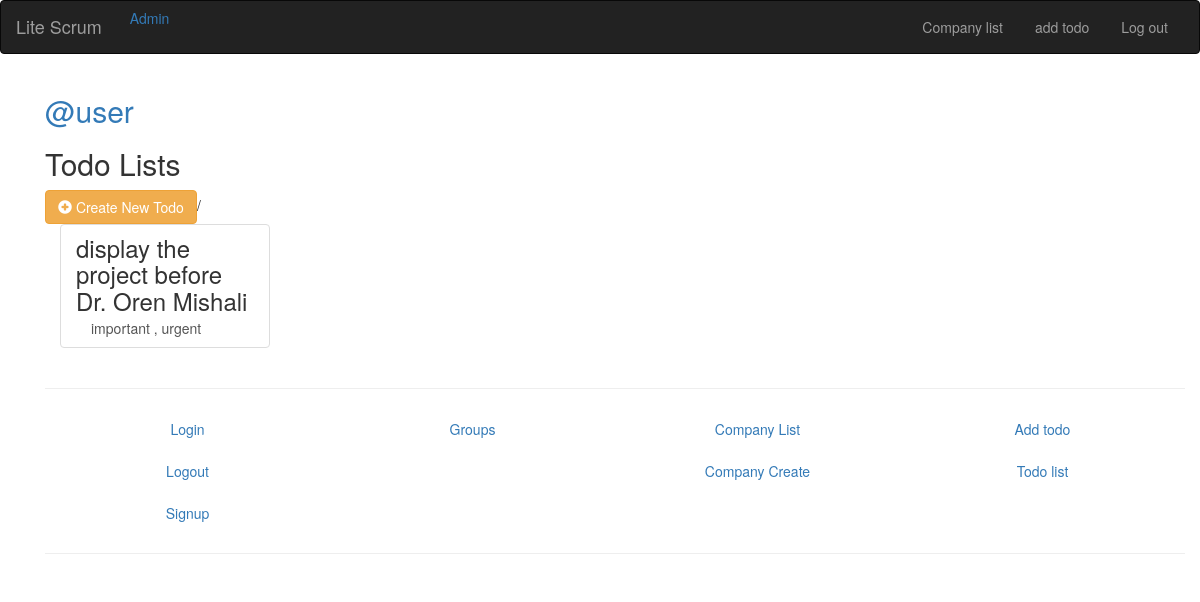
The app's page /todo/ (signed in) with its own data.
### todo/models.py (models this page shows, shortened)
class Todo(models.Model):
    user = models.ForeignKey(User)
    name = models.CharField(max_length=50, verbose_name="what todo")
    priority = models.IntegerField(validators=[MaxValueValidator(10), MinValueValidator(0)],
                                   default=5)
    description = models.TextField(default='', blank=True)
    task_type = models.ForeignKey(CoveyMatrix, related_name="logcovmat")
    estimated_time = models.IntegerField(validators=[MinValueValidator(0)],null=True,blank=True)
    ETA = models.DateField(null=True,blank=True)
    presentage_complete = models.IntegerField(
        validators=[MaxValueValidator(100), MinValueValidator(0)], verbose_name="%completed", default=0)
    update = models.DateTimeField(auto_now=True, auto_now_add=False)
    timestamp = models.DateTimeField(auto_now=False, auto_now_add=True
                                     , verbose_name='assign at')
    task_completed = models.BooleanField(default=False, verbose_name="completed")
    class Meta:
        ordering = ['priority', 'timestamp']

### covey/models.py (models this page shows)
class CoveyMatrix(models.Model):
    name = models.CharField(max_length=30)
    def __str__(self):
        return "{}".format(self.name)
    class Meta:
        unique_together = ('name',)

### todo/views.py (the view)
class TodoListView(SelectRelatedMixin, ListView):
    model = models.Todo
    select_related = ("user",)

### todo/templates/todo/todo_list.html
{% extends "groups/group_base.html" %}
{% block pre %}
<div class="col-md-4">
	<div class="group_content">
		{% if user.is_authenticated %}
		<h2>
			<a href="{% url 'accounts:login' %}">@{{user.username }}</a>
		</h2>
    {% endif %}
			<h2>Todo Lists</h2>
	{% if user.is_authenticated %}
	<a href="{% url 'todo:create' %}" class="btn btn-md btn-fill btn-warning"><span class="glyphicon glyphicon-plus-sign"></span> Create New Todo</a>/
	{% endif %}
</div>
{% endblock %}
{% block cont %}
<div class="col-md-8">
	<div class="list-group">
		{% for todo in object_list %}
		  <a class="list-group-item" href="{% url 'todo:detail' pk=todo.pk %}">
			     <h3 class="title list-group-item-heading">{{ todo.name }}</h3>
			<div class="list-group-item-text container-fluid">
				<div class="row">
					<div class="col-md-12">
						{{ todo.task_type }}
					</div>
				</div>
			</div>
		</a>
		{% endfor %}
	</div>
</div>
{% endblock %}

### records on screen
Todo: name "display the project before Dr. Oren Mishali", task_type "important , urgent"

### other values on screen
{{ user.username }} "user"
